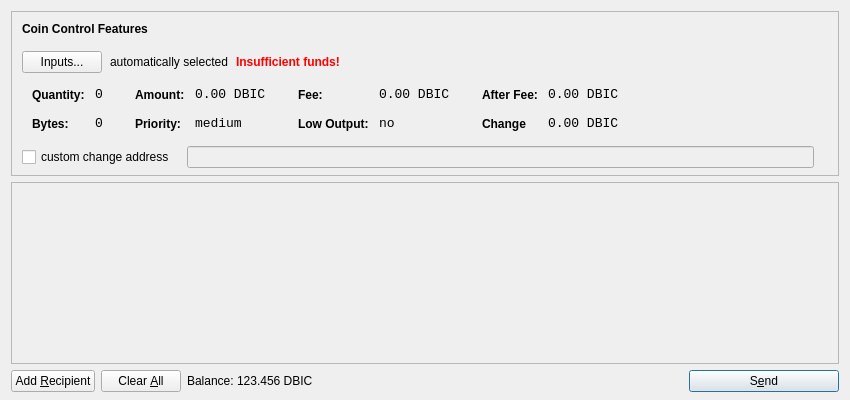
<?xml version="1.0" encoding="UTF-8"?>
<ui version="4.0">
 <class>SendCoinsDialog</class>
 <widget class="QDialog" name="SendCoinsDialog">
  <property name="geometry">
   <rect>
    <x>0</x>
    <y>0</y>
    <width>850</width>
    <height>400</height>
   </rect>
  </property>
  <property name="windowTitle">
   <string>Send Coins</string>
  </property>
  <layout class="QVBoxLayout" name="verticalLayout" stretch="0,1,0">
   <property name="bottomMargin">
    <number>8</number>
   </property>
   <item>
    <widget class="QFrame" name="frameCoinControl">
     <property name="sizePolicy">
      <sizepolicy hsizetype="Expanding" vsizetype="Expanding">
       <horstretch>0</horstretch>
       <verstretch>0</verstretch>
      </sizepolicy>
     </property>
     <property name="maximumSize">
      <size>
       <width>16777215</width>
       <height>16777215</height>
      </size>
     </property>
     <property name="frameShape">
      <enum>QFrame::StyledPanel</enum>
     </property>
     <property name="frameShadow">
      <enum>QFrame::Sunken</enum>
     </property>
     <layout class="QVBoxLayout" name="verticalLayoutCoinControl2">
      <property name="spacing">
       <number>6</number>
      </property>
      <property name="leftMargin">
       <number>0</number>
      </property>
      <property name="topMargin">
       <number>0</number>
      </property>
      <property name="rightMargin">
       <number>0</number>
      </property>
      <property name="bottomMargin">
       <number>6</number>
      </property>
      <item>
       <layout class="QVBoxLayout" name="verticalLayoutCoinControl" stretch="0,0,0,0,1">
        <property name="spacing">
         <number>0</number>
        </property>
        <property name="leftMargin">
         <number>10</number>
        </property>
        <property name="topMargin">
         <number>10</number>
        </property>
        <item>
         <layout class="QHBoxLayout" name="horizontalLayoutCoinControl1">
          <property name="bottomMargin">
           <number>15</number>
          </property>
          <item>
           <widget class="QLabel" name="labelCoinControlFeatures">
            <property name="sizePolicy">
             <sizepolicy hsizetype="Preferred" vsizetype="Maximum">
              <horstretch>0</horstretch>
              <verstretch>0</verstretch>
             </sizepolicy>
            </property>
            <property name="font">
             <font>
              <weight>75</weight>
              <bold>true</bold>
             </font>
            </property>
            <property name="styleSheet">
             <string notr="true">font-weight:bold;</string>
            </property>
            <property name="text">
             <string>Coin Control Features</string>
            </property>
           </widget>
          </item>
         </layout>
        </item>
        <item>
         <layout class="QHBoxLayout" name="horizontalLayoutCoinControl2" stretch="0,0,0,0">
          <property name="spacing">
           <number>8</number>
          </property>
          <property name="bottomMargin">
           <number>10</number>
          </property>
          <item>
           <widget class="QPushButton" name="pushButtonCoinControl">
            <property name="styleSheet">
             <string notr="true"/>
            </property>
            <property name="text">
             <string>Inputs...</string>
            </property>
           </widget>
          </item>
          <item>
           <widget class="QLabel" name="labelCoinControlAutomaticallySelected">
            <property name="text">
             <string>automatically selected</string>
            </property>
            <property name="margin">
             <number>5</number>
            </property>
           </widget>
          </item>
          <item>
           <widget class="QLabel" name="labelCoinControlInsuffFunds">
            <property name="font">
             <font>
              <weight>75</weight>
              <bold>true</bold>
             </font>
            </property>
            <property name="styleSheet">
             <string notr="true">color:red;font-weight:bold;</string>
            </property>
            <property name="text">
             <string>Insufficient funds!</string>
            </property>
            <property name="margin">
             <number>5</number>
            </property>
           </widget>
          </item>
          <item>
           <spacer name="horizontalSpacerCoinControl">
            <property name="orientation">
             <enum>Qt::Horizontal</enum>
            </property>
            <property name="sizeHint" stdset="0">
             <size>
              <width>40</width>
              <height>1</height>
             </size>
            </property>
           </spacer>
          </item>
         </layout>
        </item>
        <item>
         <widget class="QWidget" name="widgetCoinControl" native="true">
          <property name="sizePolicy">
           <sizepolicy hsizetype="Preferred" vsizetype="Preferred">
            <horstretch>0</horstretch>
            <verstretch>0</verstretch>
           </sizepolicy>
          </property>
          <property name="minimumSize">
           <size>
            <width>0</width>
            <height>0</height>
           </size>
          </property>
          <property name="styleSheet">
           <string notr="true"/>
          </property>
          <layout class="QHBoxLayout" name="horizontalLayoutCoinControl5">
           <property name="margin">
            <number>0</number>
           </property>
           <item>
            <layout class="QHBoxLayout" name="horizontalLayoutCoinControl3" stretch="0,0,0,1">
             <property name="spacing">
              <number>20</number>
             </property>
             <property name="topMargin">
              <number>0</number>
             </property>
             <property name="bottomMargin">
              <number>10</number>
             </property>
             <item>
              <layout class="QFormLayout" name="formLayoutCoinControl1">
               <property name="horizontalSpacing">
                <number>10</number>
               </property>
               <property name="verticalSpacing">
                <number>14</number>
               </property>
               <property name="leftMargin">
                <number>10</number>
               </property>
               <property name="topMargin">
                <number>4</number>
               </property>
               <property name="rightMargin">
                <number>6</number>
               </property>
               <item row="0" column="0">
                <widget class="QLabel" name="labelCoinControlQuantityText">
                 <property name="styleSheet">
                  <string notr="true">font-weight:bold;</string>
                 </property>
                 <property name="text">
                  <string>Quantity:</string>
                 </property>
                 <property name="margin">
                  <number>0</number>
                 </property>
                </widget>
               </item>
               <item row="0" column="1">
                <widget class="QLabel" name="labelCoinControlQuantity">
                 <property name="font">
                  <font>
                   <family>Monospace</family>
                   <pointsize>10</pointsize>
                  </font>
                 </property>
                 <property name="cursor">
                  <cursorShape>IBeamCursor</cursorShape>
                 </property>
                 <property name="contextMenuPolicy">
                  <enum>Qt::ActionsContextMenu</enum>
                 </property>
                 <property name="text">
                  <string>0</string>
                 </property>
                 <property name="margin">
                  <number>0</number>
                 </property>
                 <property name="textInteractionFlags">
                  <set>Qt::LinksAccessibleByMouse|Qt::TextSelectableByKeyboard|Qt::TextSelectableByMouse</set>
                 </property>
                </widget>
               </item>
               <item row="1" column="0">
                <widget class="QLabel" name="labelCoinControlBytesText">
                 <property name="styleSheet">
                  <string notr="true">font-weight:bold;</string>
                 </property>
                 <property name="text">
                  <string>Bytes:</string>
                 </property>
                </widget>
               </item>
               <item row="1" column="1">
                <widget class="QLabel" name="labelCoinControlBytes">
                 <property name="font">
                  <font>
                   <family>Monospace</family>
                   <pointsize>10</pointsize>
                  </font>
                 </property>
                 <property name="cursor">
                  <cursorShape>IBeamCursor</cursorShape>
                 </property>
                 <property name="contextMenuPolicy">
                  <enum>Qt::ActionsContextMenu</enum>
                 </property>
                 <property name="text">
                  <string>0</string>
                 </property>
                 <property name="textInteractionFlags">
                  <set>Qt::LinksAccessibleByMouse|Qt::TextSelectableByKeyboard|Qt::TextSelectableByMouse</set>
                 </property>
                </widget>
               </item>
              </layout>
             </item>
             <item>
              <layout class="QFormLayout" name="formLayoutCoinControl2">
               <property name="horizontalSpacing">
                <number>10</number>
               </property>
               <property name="verticalSpacing">
                <number>14</number>
               </property>
               <property name="leftMargin">
                <number>6</number>
               </property>
               <property name="topMargin">
                <number>4</number>
               </property>
               <property name="rightMargin">
                <number>6</number>
               </property>
               <item row="0" column="0">
                <widget class="QLabel" name="labelCoinControlAmountText">
                 <property name="styleSheet">
                  <string notr="true">font-weight:bold;</string>
                 </property>
                 <property name="text">
                  <string>Amount:</string>
                 </property>
                 <property name="margin">
                  <number>0</number>
                 </property>
                </widget>
               </item>
               <item row="0" column="1">
                <widget class="QLabel" name="labelCoinControlAmount">
                 <property name="font">
                  <font>
                   <family>Monospace</family>
                   <pointsize>10</pointsize>
                  </font>
                 </property>
                 <property name="cursor">
                  <cursorShape>IBeamCursor</cursorShape>
                 </property>
                 <property name="contextMenuPolicy">
                  <enum>Qt::ActionsContextMenu</enum>
                 </property>
                 <property name="text">
                  <string>0.00 DBIC</string>
                 </property>
                 <property name="textInteractionFlags">
                  <set>Qt::LinksAccessibleByMouse|Qt::TextSelectableByKeyboard|Qt::TextSelectableByMouse</set>
                 </property>
                </widget>
               </item>
               <item row="1" column="0">
                <widget class="QLabel" name="labelCoinControlPriorityText">
                 <property name="styleSheet">
                  <string notr="true">font-weight:bold;</string>
                 </property>
                 <property name="text">
                  <string>Priority:</string>
                 </property>
                </widget>
               </item>
               <item row="1" column="1">
                <widget class="QLabel" name="labelCoinControlPriority">
                 <property name="font">
                  <font>
                   <family>Monospace</family>
                   <pointsize>10</pointsize>
                  </font>
                 </property>
                 <property name="cursor">
                  <cursorShape>IBeamCursor</cursorShape>
                 </property>
                 <property name="contextMenuPolicy">
                  <enum>Qt::ActionsContextMenu</enum>
                 </property>
                 <property name="text">
                  <string>medium</string>
                 </property>
                 <property name="textInteractionFlags">
                  <set>Qt::LinksAccessibleByMouse|Qt::TextSelectableByKeyboard|Qt::TextSelectableByMouse</set>
                 </property>
                </widget>
               </item>
              </layout>
             </item>
             <item>
              <layout class="QFormLayout" name="formLayoutCoinControl3">
               <property name="horizontalSpacing">
                <number>10</number>
               </property>
               <property name="verticalSpacing">
                <number>14</number>
               </property>
               <property name="leftMargin">
                <number>6</number>
               </property>
               <property name="topMargin">
                <number>4</number>
               </property>
               <property name="rightMargin">
                <number>6</number>
               </property>
               <item row="0" column="0">
                <widget class="QLabel" name="labelCoinControlFeeText">
                 <property name="styleSheet">
                  <string notr="true">font-weight:bold;</string>
                 </property>
                 <property name="text">
                  <string>Fee:</string>
                 </property>
                 <property name="margin">
                  <number>0</number>
                 </property>
                </widget>
               </item>
               <item row="0" column="1">
                <widget class="QLabel" name="labelCoinControlFee">
                 <property name="font">
                  <font>
                   <family>Monospace</family>
                   <pointsize>10</pointsize>
                  </font>
                 </property>
                 <property name="cursor">
                  <cursorShape>IBeamCursor</cursorShape>
                 </property>
                 <property name="contextMenuPolicy">
                  <enum>Qt::ActionsContextMenu</enum>
                 </property>
                 <property name="text">
                  <string>0.00 DBIC</string>
                 </property>
                 <property name="textInteractionFlags">
                  <set>Qt::LinksAccessibleByMouse|Qt::TextSelectableByKeyboard|Qt::TextSelectableByMouse</set>
                 </property>
                </widget>
               </item>
               <item row="1" column="0">
                <widget class="QLabel" name="labelCoinControlLowOutputText">
                 <property name="styleSheet">
                  <string notr="true">font-weight:bold;</string>
                 </property>
                 <property name="text">
                  <string>Low Output:</string>
                 </property>
                </widget>
               </item>
               <item row="1" column="1">
                <widget class="QLabel" name="labelCoinControlLowOutput">
                 <property name="font">
                  <font>
                   <family>Monospace</family>
                   <pointsize>10</pointsize>
                  </font>
                 </property>
                 <property name="cursor">
                  <cursorShape>IBeamCursor</cursorShape>
                 </property>
                 <property name="contextMenuPolicy">
                  <enum>Qt::ActionsContextMenu</enum>
                 </property>
                 <property name="text">
                  <string>no</string>
                 </property>
                 <property name="textInteractionFlags">
                  <set>Qt::LinksAccessibleByMouse|Qt::TextSelectableByKeyboard|Qt::TextSelectableByMouse</set>
                 </property>
                </widget>
               </item>
              </layout>
             </item>
             <item>
              <layout class="QFormLayout" name="formLayoutCoinControl4">
               <property name="horizontalSpacing">
                <number>10</number>
               </property>
               <property name="verticalSpacing">
                <number>14</number>
               </property>
               <property name="leftMargin">
                <number>6</number>
               </property>
               <property name="topMargin">
                <number>4</number>
               </property>
               <property name="rightMargin">
                <number>6</number>
               </property>
               <item row="0" column="0">
                <widget class="QLabel" name="labelCoinControlAfterFeeText">
                 <property name="styleSheet">
                  <string notr="true">font-weight:bold;</string>
                 </property>
                 <property name="text">
                  <string>After Fee:</string>
                 </property>
                 <property name="margin">
                  <number>0</number>
                 </property>
                </widget>
               </item>
               <item row="0" column="1">
                <widget class="QLabel" name="labelCoinControlAfterFee">
                 <property name="font">
                  <font>
                   <family>Monospace</family>
                   <pointsize>10</pointsize>
                  </font>
                 </property>
                 <property name="cursor">
                  <cursorShape>IBeamCursor</cursorShape>
                 </property>
                 <property name="contextMenuPolicy">
                  <enum>Qt::ActionsContextMenu</enum>
                 </property>
                 <property name="text">
                  <string>0.00 DBIC</string>
                 </property>
                 <property name="textInteractionFlags">
                  <set>Qt::LinksAccessibleByMouse|Qt::TextSelectableByKeyboard|Qt::TextSelectableByMouse</set>
                 </property>
                </widget>
               </item>
               <item row="1" column="0">
                <widget class="QLabel" name="labelCoinControlChangeText">
                 <property name="styleSheet">
                  <string notr="true">font-weight:bold;</string>
                 </property>
                 <property name="text">
                  <string>Change</string>
                 </property>
                </widget>
               </item>
               <item row="1" column="1">
                <widget class="QLabel" name="labelCoinControlChange">
                 <property name="font">
                  <font>
                   <family>Monospace</family>
                   <pointsize>10</pointsize>
                  </font>
                 </property>
                 <property name="cursor">
                  <cursorShape>IBeamCursor</cursorShape>
                 </property>
                 <property name="contextMenuPolicy">
                  <enum>Qt::ActionsContextMenu</enum>
                 </property>
                 <property name="text">
                  <string>0.00 DBIC</string>
                 </property>
                 <property name="textInteractionFlags">
                  <set>Qt::LinksAccessibleByMouse|Qt::TextSelectableByKeyboard|Qt::TextSelectableByMouse</set>
                 </property>
                </widget>
               </item>
              </layout>
             </item>
            </layout>
           </item>
          </layout>
         </widget>
        </item>
        <item>
         <layout class="QHBoxLayout" name="horizontalLayoutCoinControl4" stretch="0,0,0">
          <property name="spacing">
           <number>12</number>
          </property>
          <property name="sizeConstraint">
           <enum>QLayout::SetDefaultConstraint</enum>
          </property>
          <property name="topMargin">
           <number>5</number>
          </property>
          <property name="rightMargin">
           <number>5</number>
          </property>
          <item>
           <widget class="QCheckBox" name="checkBoxCoinControlChange">
            <property name="text">
             <string>custom change address</string>
            </property>
           </widget>
          </item>
          <item>
           <widget class="QLineEdit" name="lineEditCoinControlChange">
            <property name="enabled">
             <bool>false</bool>
            </property>
            <property name="sizePolicy">
             <sizepolicy hsizetype="Expanding" vsizetype="Fixed">
              <horstretch>0</horstretch>
              <verstretch>0</verstretch>
             </sizepolicy>
            </property>
           </widget>
          </item>
          <item>
           <widget class="QLabel" name="labelCoinControlChangeLabel">
            <property name="sizePolicy">
             <sizepolicy hsizetype="Preferred" vsizetype="Expanding">
              <horstretch>0</horstretch>
              <verstretch>0</verstretch>
             </sizepolicy>
            </property>
            <property name="minimumSize">
             <size>
              <width>0</width>
              <height>0</height>
             </size>
            </property>
            <property name="text">
             <string/>
            </property>
            <property name="margin">
             <number>3</number>
            </property>
           </widget>
          </item>
         </layout>
        </item>
        <item>
         <spacer name="verticalSpacerCoinControl">
          <property name="orientation">
           <enum>Qt::Vertical</enum>
          </property>
          <property name="sizeHint" stdset="0">
           <size>
            <width>800</width>
            <height>1</height>
           </size>
          </property>
         </spacer>
        </item>
       </layout>
      </item>
     </layout>
    </widget>
   </item>
   <item>
    <widget class="QScrollArea" name="scrollArea">
     <property name="widgetResizable">
      <bool>true</bool>
     </property>
     <widget class="QWidget" name="scrollAreaWidgetContents">
      <property name="geometry">
       <rect>
        <x>0</x>
        <y>0</y>
        <width>830</width>
        <height>162</height>
       </rect>
      </property>
      <layout class="QVBoxLayout" name="verticalLayout_2">
       <property name="margin">
        <number>0</number>
       </property>
       <item>
        <layout class="QVBoxLayout" name="entries">
         <property name="spacing">
          <number>6</number>
         </property>
        </layout>
       </item>
       <item>
        <spacer name="verticalSpacer">
         <property name="orientation">
          <enum>Qt::Vertical</enum>
         </property>
         <property name="sizeHint" stdset="0">
          <size>
           <width>20</width>
           <height>40</height>
          </size>
         </property>
        </spacer>
       </item>
      </layout>
     </widget>
    </widget>
   </item>
   <item>
    <layout class="QHBoxLayout" name="horizontalLayout">
     <item>
      <widget class="QPushButton" name="addButton">
       <property name="toolTip">
        <string>Send to multiple recipients at once</string>
       </property>
       <property name="text">
        <string>Add &amp;Recipient</string>
       </property>
       <property name="icon">
        <iconset resource="../bitcoin.qrc">
         <normaloff>:/icons/add</normaloff>:/icons/add</iconset>
       </property>
       <property name="autoDefault">
        <bool>false</bool>
       </property>
      </widget>
     </item>
     <item>
      <widget class="QPushButton" name="clearButton">
       <property name="sizePolicy">
        <sizepolicy hsizetype="Minimum" vsizetype="Fixed">
         <horstretch>0</horstretch>
         <verstretch>0</verstretch>
        </sizepolicy>
       </property>
       <property name="toolTip">
        <string>Remove all transaction fields</string>
       </property>
       <property name="text">
        <string>Clear &amp;All</string>
       </property>
       <property name="icon">
        <iconset resource="../bitcoin.qrc">
         <normaloff>:/icons/remove</normaloff>:/icons/remove</iconset>
       </property>
       <property name="autoRepeatDelay">
        <number>300</number>
       </property>
       <property name="autoDefault">
        <bool>false</bool>
       </property>
      </widget>
     </item>
     <item>
      <layout class="QHBoxLayout" name="horizontalLayout_2">
       <property name="spacing">
        <number>3</number>
       </property>
       <item>
        <widget class="QLabel" name="label">
         <property name="sizePolicy">
          <sizepolicy hsizetype="Preferred" vsizetype="Fixed">
           <horstretch>0</horstretch>
           <verstretch>0</verstretch>
          </sizepolicy>
         </property>
         <property name="text">
          <string>Balance:</string>
         </property>
        </widget>
       </item>
       <item>
        <widget class="QLabel" name="labelBalance">
         <property name="sizePolicy">
          <sizepolicy hsizetype="Preferred" vsizetype="Fixed">
           <horstretch>0</horstretch>
           <verstretch>0</verstretch>
          </sizepolicy>
         </property>
         <property name="cursor">
          <cursorShape>IBeamCursor</cursorShape>
         </property>
         <property name="text">
          <string>123.456 DBIC</string>
         </property>
         <property name="textInteractionFlags">
          <set>Qt::LinksAccessibleByMouse|Qt::TextSelectableByKeyboard|Qt::TextSelectableByMouse</set>
         </property>
        </widget>
       </item>
      </layout>
     </item>
     <item>
      <spacer name="horizontalSpacer">
       <property name="orientation">
        <enum>Qt::Horizontal</enum>
       </property>
       <property name="sizeHint" stdset="0">
        <size>
         <width>40</width>
         <height>20</height>
        </size>
       </property>
      </spacer>
     </item>
     <item>
      <widget class="QPushButton" name="sendButton">
       <property name="minimumSize">
        <size>
         <width>150</width>
         <height>0</height>
        </size>
       </property>
       <property name="toolTip">
        <string>Confirm the send action</string>
       </property>
       <property name="text">
        <string>S&amp;end</string>
       </property>
       <property name="icon">
        <iconset resource="../bitcoin.qrc">
         <normaloff>:/icons/send</normaloff>:/icons/send</iconset>
       </property>
       <property name="default">
        <bool>true</bool>
       </property>
      </widget>
     </item>
    </layout>
   </item>
  </layout>
 </widget>
 <resources>
  <include location="../bitcoin.qrc"/>
 </resources>
 <connections/>
</ui>
